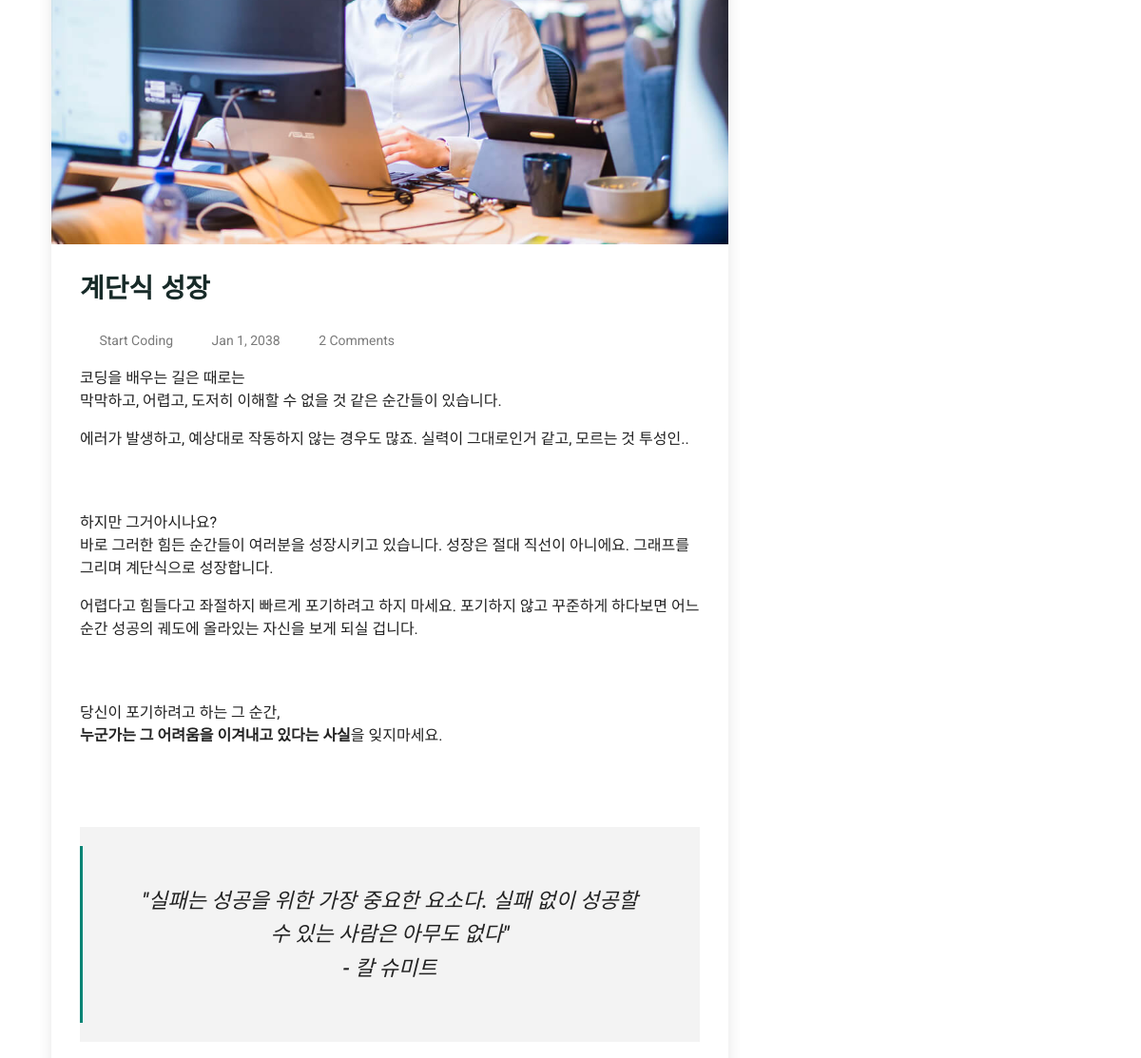
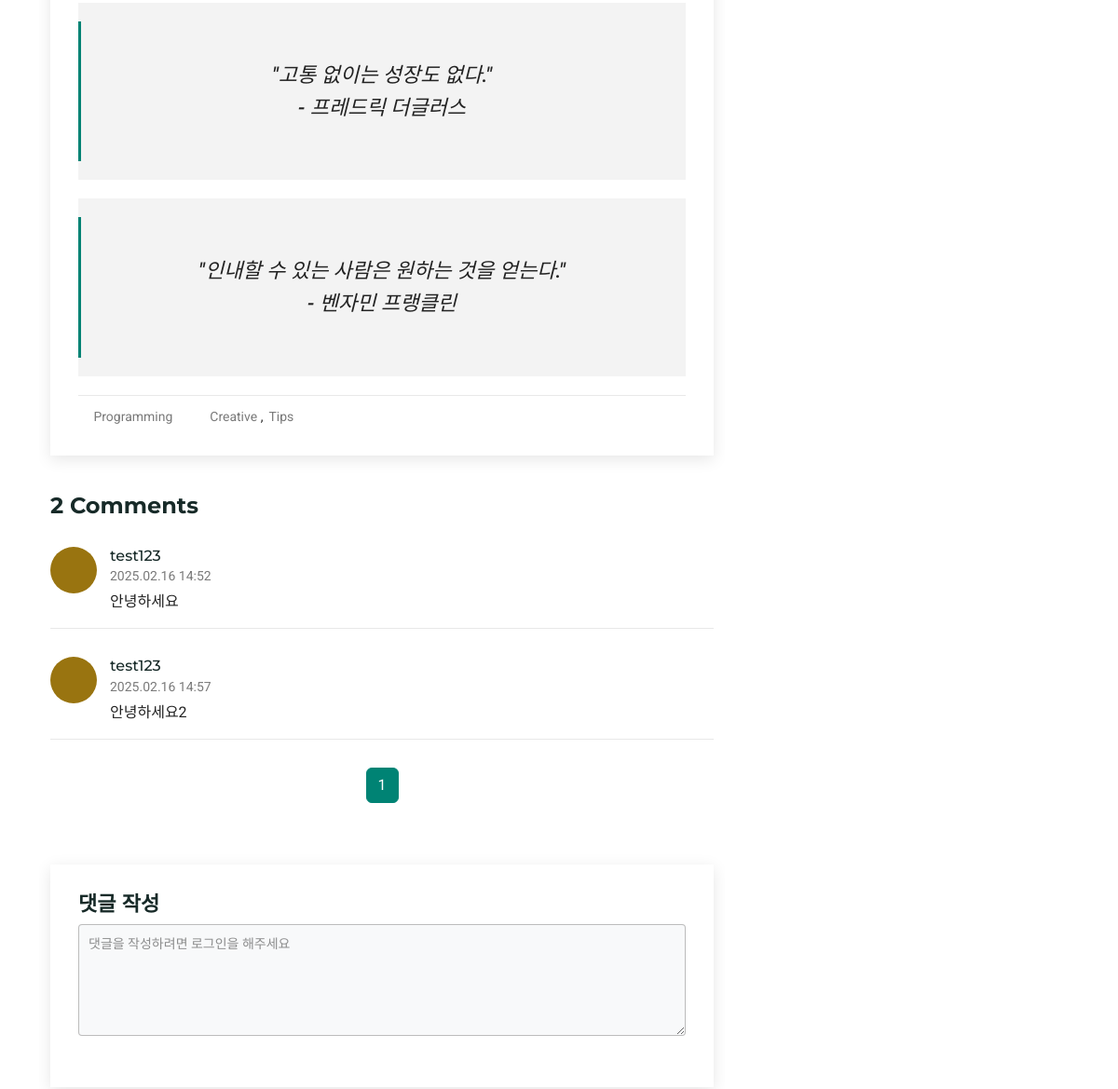
The page /level2 (middle part) on the database as committed earlier (2 pictures, top to bottom).
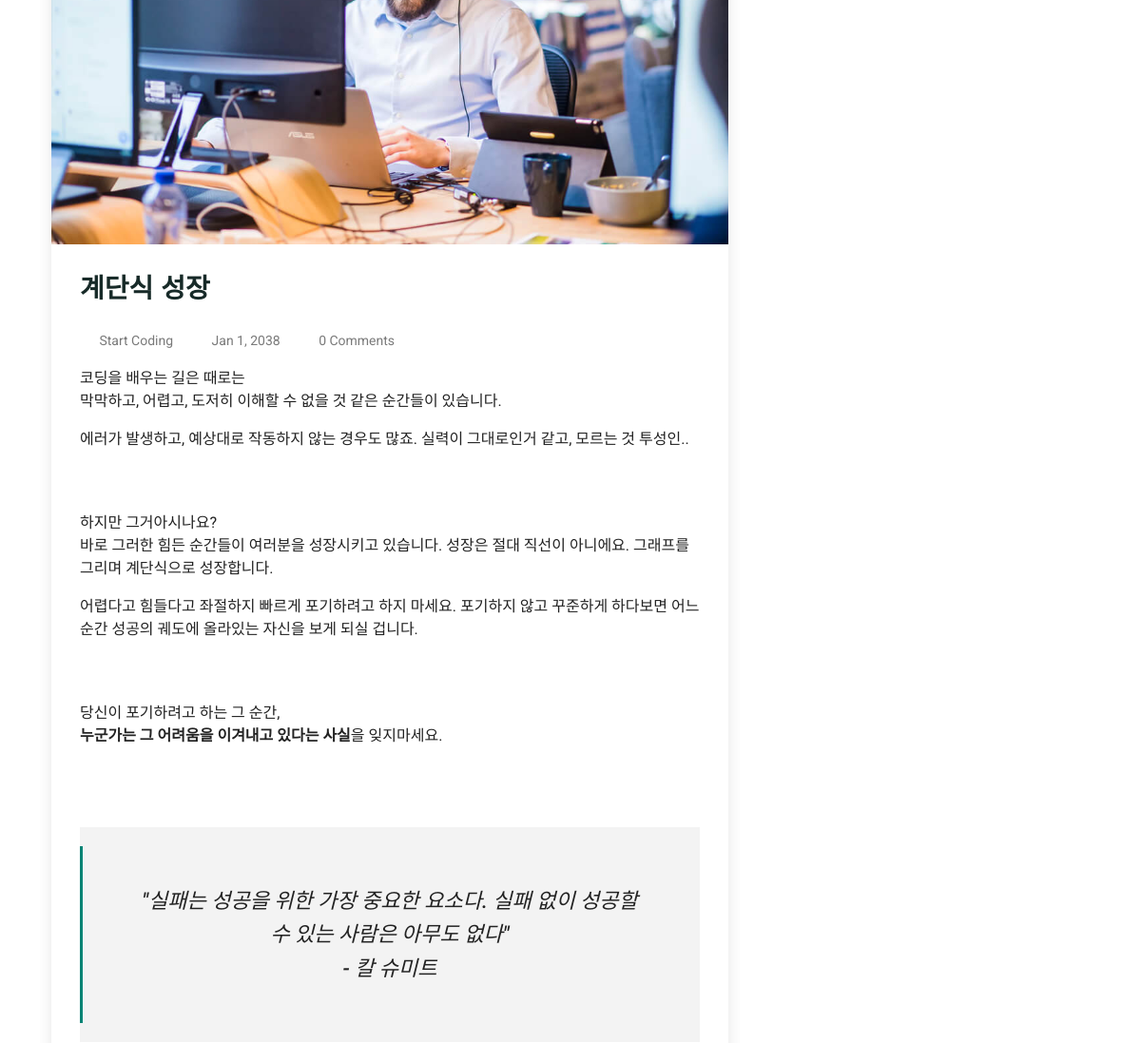
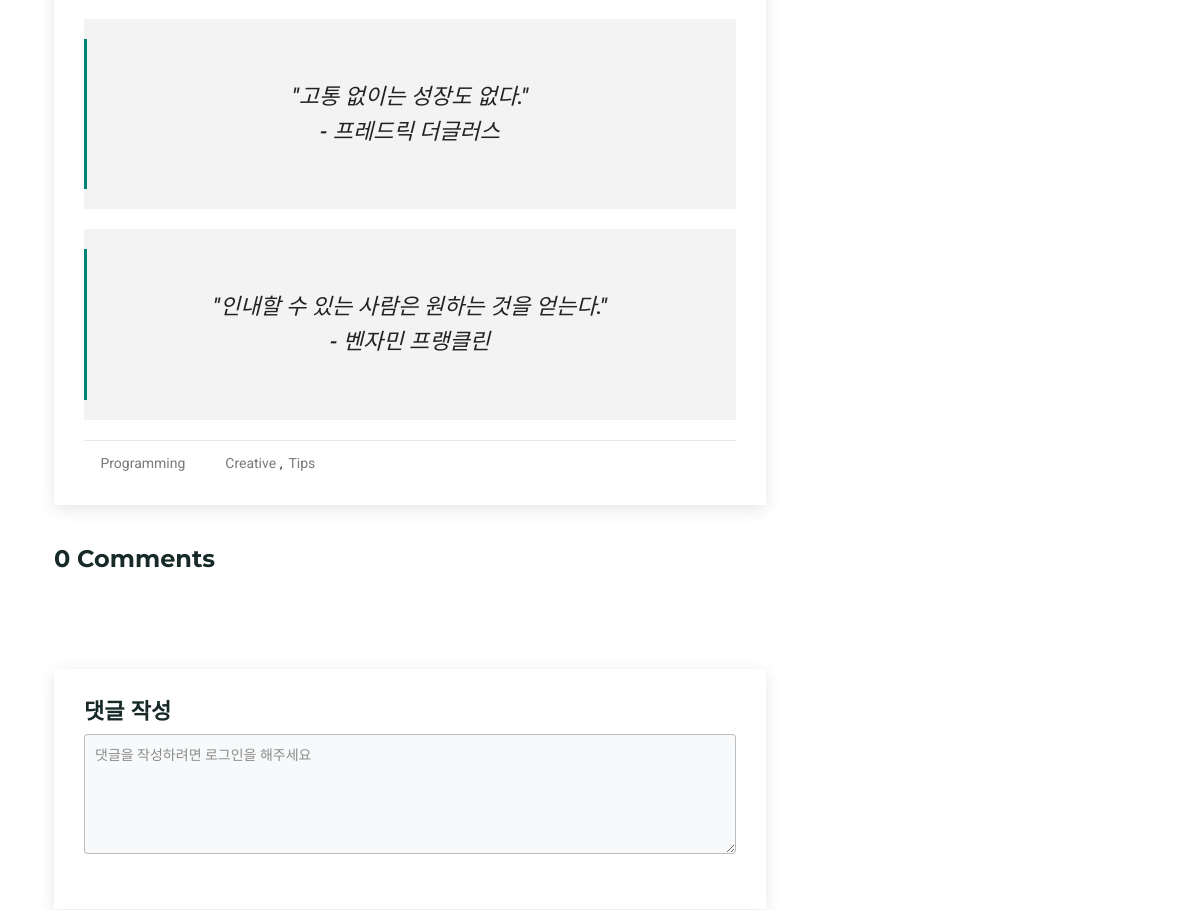
The same page on the database as committed later (2 pictures, top to bottom).
### app/models.py (models this page shows, shortened)
class Comment(db.Model):
    id = db.Column(db.Integer, primary_key=True)
    content = db.Column(db.Text, nullable=False)
    user_id = db.Column(db.Integer, db.ForeignKey('user.id'), nullable=False)
    created_at = db.Column(db.DateTime, default=lambda: datetime.now(ZoneInfo("Asia/Seoul")))  # 한국 시간 기준

class User(UserMixin, db.Model):
    id = db.Column(db.Integer, primary_key=True)
    username = db.Column(db.String(64), unique=True, nullable=False)
    password_hash = db.Column(db.String(128), nullable=False)
    color = db.Column(db.String(7), default="#000000")
    comments = db.relationship('Comment', backref='author', lazy='dynamic')

### app/routes.py (the view)
@app.route('/level2')
def level2():
    page = request.args.get('page', 1, type=int)
    comments_query = Comment.query.order_by(Comment.created_at.asc())
    comments = comments_query.paginate(page=page, per_page=20)
    comment_form = CommentForm()
    edit_form = EditCommentForm()
    delete_form = DeleteForm()
    return render_template('level2.html', comments=comments, form=comment_form, edit_form=edit_form, delete_form=delete_form)

### app/forms.py
class CommentForm(FlaskForm):
    class Meta:
        csrf = False  # CSRF 보호 비활성화
    content = TextAreaField(
        '댓글',
        validators=[
            DataRequired(message='댓글 내용을 입력해주세요.'),
            Length(min=1, max=1000, message='댓글은 1자 이상, 1000자 이하로 입력해주세요.')
        ],
        render_kw={"placeholder": "댓글을 입력하세요"}
    )
    submit = SubmitField('등록하기')

class EditCommentForm(FlaskForm):
    content = TextAreaField(
        '댓글 수정',
        validators=[
            DataRequired(message='댓글 내용을 입력해주세요.'),
            Length(min=1, max=1000, message='댓글은 1자 이상, 1000자 이하로 입력해주세요.')
        ],
        render_kw={"placeholder": "댓글을 수정하세요"}
    )
    submit = SubmitField('수정')

### app/templates/level2.html (shortened to what this page needs)
{% extends "main_base.html" %}
{% block content %}
<main class="main">
  <div class="container">
    <div class="row">
      <div class="col-lg-8">
        <section id="blog-details" class="blog-details section">
          <div class="container">
            <article class="article">
              <div class="post-img">
                <img src="assets/img/blog/blog-1.jpg" alt="" class="img-fluid">
              </div>
              <h2 class="title">계단식 성장</h2>
              <div class="meta-top">
                <ul>
                  <li class="d-flex align-items-center"><i class="bi bi-person"></i> <a href="#">Start Coding</a></li>
                  <li class="d-flex align-items-center"><i class="bi bi-clock"></i> <a href="#"><time
                        datetime="2038-01-01">Jan 1, 2038</time></a></li>
                  <li class="d-flex align-items-center"><i class="bi bi-chat-dots"></i> <a href="#">{{
                      comments.total }}
                      Comments</a></li>
                </ul>
              </div>
              <div class="content">
                <p>
                  코딩을 배우는 길은 때로는 <br>막막하고, 어렵고, 도저히 이해할 수 없을 것 같은 순간들이 있습니다.
                </p>
                <p>
                  에러가 발생하고, 예상대로 작동하지 않는 경우도 많죠. 실력이 그대로인거 같고, 모르는 것 투성인..
                </p><br><br>
                <p>
                  하지만 그거아시나요? <br>바로 그러한 힘든 순간들이 여러분을 성장시키고 있습니다. 성장은 절대 직선이 아니에요. 그래프를 그리며 계단식으로 성장합니다.
                </p>
                <p>
                  어렵다고 힘들다고 좌절하지 빠르게 포기하려고 하지 마세요. 포기하지 않고 꾸준하게 하다보면 어느순간 성공의 궤도에
                  올라있는 자신을 보게 되실 겁니다.
                </p><br><br>
                <p>
                  당신이 포기하려고 하는 그 순간,<br> <b>누군가는 그 어려움을 이겨내고 있다는 사실</b>을 잊지마세요.
                </p><br><br>
                <blockquote>
                  <p>
                    "실패는 성공을 위한 가장 중요한 요소다. 실패 없이 성공할 수 있는 사람은 아무도 없다" <br>- 칼 슈미트
                  </p>
                </blockquote>
                <blockquote>
                  <p>
                    "고통 없이는 성장도 없다." <br>- 프레드릭 더글러스
                  </p>
                </blockquote>
                <blockquote>
                  <p>
                    "인내할 수 있는 사람은 원하는 것을 얻는다." <br>- 벤자민 프랭클린
                  </p>
                </blockquote>
              </div>
              <div class="meta-bottom">
                <i class="bi bi-folder"></i>
                <ul class="cats">
                  <li><a href="#">Programming</a></li>
                </ul>
                <i class="bi bi-tags"></i>
                <ul class="tags">
                  <li><a href="#">Creative</a></li>
                  <li><a href="#">Tips</a></li>
                </ul>
              </div>
            </article>
          </div>
        </section>
        <section id="blog-comments" class="blog-comments section">
          <div class="container">
            <h4 class="comments-count">{{ comments.total }} Comments</h4>
            {% for comment in comments.items %}
            <div id="comment-{{ comment.id }}" class="comment">
              <div class="d-flex">
                <div class="comment-img">
                  <span style="background-color: {{ comment.author.color }};"></span>
                </div>
                <div>
                  <h5 class="comment-name">{{ comment.author.username }}</h5>
                  <time class="comment-date">{{ comment.created_at.strftime('%Y.%m.%d %H:%M') }}</time>
                  <p class="comment-text">{{ comment.content }}</p>
                </div>
              </div>
            </div>
            {% endfor %}
            <nav aria-label="Page navigation">
              <ul class="pagination">
                {% for page_num in comments.iter_pages() %}
                <li class="page-item {% if page_num == comments.page %}active{% endif %}">
                  <a class="page-link" href="{{ url_for('level2', page=page_num) }}">{{ page_num }}</a>
                </li>
                {% endfor %}
              </ul>
            </nav>
          </div>
        </section>
        <section id="comment-form" class="comment-form section">
          <div class="container">
            {% if current_user.is_authenticated %}
            <form id="new-comment-form" action="{{ url_for('new_comment') }}" method="POST">
              <h4>댓글 작성</h4>
              <div class="row">
                <div class="col form-group">
                  {{ form.content(class="form-control", rows="3") }}
                </div>
              </div>
              <div class="text-center">
                {{ form.submit(class="btn btn-primary mt-2") }}
              </div>
            </form>
            {% else %}
            <form id="new-comment-form" action="#" method="POST">
              <h4>댓글 작성</h4>
              <div class="row">
                <div class="col form-group">
                  <textarea name="comment" class="form-control clickable-textarea" placeholder="댓글을 작성하려면 로그인을 해주세요"
                    onclick="redirectToLogin()" readonly></textarea>
                </div>
              </div>
            </form>
            {% endif %}
          </div>
        </section>
      </div>
    </div>
  </div>
</main>
{% endblock %}

### app/templates/main_base.html (shortened to what this page needs)
<!DOCTYPE html>
<html lang="en">
<head>
    <link href="{{ url_for('static', filename='assets/vendor/bootstrap/css/bootstrap.min.css') }}" rel="stylesheet">
    <link href="{{ url_for('static', filename='assets/vendor/bootstrap-icons/bootstrap-icons.css') }}" rel="stylesheet">
    <link href="{{ url_for('static', filename='assets/vendor/aos/aos.css') }}" rel="stylesheet">
    <link href="{{ url_for('static', filename='assets/vendor/glightbox/css/glightbox.min.css') }}" rel="stylesheet">
    <link href="{{ url_for('static', filename='assets/vendor/swiper/swiper-bundle.min.css') }}" rel="stylesheet">
    <link href="https://cdnjs.cloudflare.com/ajax/libs/font-awesome/6.7.2/css/all.min.css" rel="stylesheet">
    <link href="{{ url_for('static', filename='assets/css/main.css') }}" rel="stylesheet">
</head>
<body class="index-page">
    {% block content %}{% endblock %}
</body>
</html>

### app/static/assets/css/main.css (style rules this page uses)
:root { --default-font: "Roboto", system-ui, -apple-system, "Segoe UI", Roboto, "Helvetica Neue", Arial, "Noto Sans", "Liberation Sans", sans-serif, "Apple Color Emoji", "Segoe UI Emoji", "Segoe UI Symbol", "Noto Color Emoji"; --heading-font: "Montserrat", sans-serif; --nav-font: "Poppins", sans-serif; }
:root { --background-color: #ffffff; --default-color: #222222; --heading-color: #172a28; --accent-color: #008374; --surface-color: #ffffff; --contrast-color: #ffffff; }
:root { --nav-color: #ffffff; --nav-hover-color: #008374; --nav-mobile-background-color: #ffffff; --nav-dropdown-background-color: #ffffff; --nav-dropdown-color: #01433c; --nav-dropdown-hover-color: #008374; }
:root { scroll-behavior: smooth; }
body { color: var(--default-color); background-color: var(--background-color); font-family: var(--default-font); }
a { color: var(--accent-color); text-decoration: none; transition: 0.3s; }
h1, h2, h3, h4, h5, h6 { color: var(--heading-color); font-family: var(--heading-font); }
section, .section { color: var(--default-color); background-color: var(--background-color); padding: 60px 0; scroll-margin-top: 112px; overflow: clip; }
.blog-details { padding-bottom: 30px; }
.blog-details .article { background-color: var(--surface-color); padding: 30px; box-shadow: 0 4px 16px rgba(0, 0, 0, 0.1); }
.blog-details .post-img { margin: -30px -30px 20px -30px; overflow: hidden; }
.blog-details .title { color: var(--heading-color); font-size: 28px; font-weight: 700; padding: 0; margin: 30px 0; }
.blog-details .content { margin-top: 20px; }
.blog-details .content blockquote { overflow: hidden; background-color: color-mix(in srgb, var(--default-color), transparent 95%); padding: 60px; position: relative; text-align: center; margin: 20px 0; }
.blog-details .content blockquote p { color: var(--default-color); line-height: 1.6; margin-bottom: 0; font-style: italic; font-weight: 500; font-size: 22px; }
.blog-details .content blockquote:after { content: ""; position: absolute; left: 0; top: 0; bottom: 0; width: 3px; background-color: var(--accent-color); margin-top: 20px; margin-bottom: 20px; }
.blog-details .meta-top { margin-top: 20px; color: color-mix(in srgb, var(--default-color), transparent 40%); }
.blog-details .meta-top ul { display: flex; flex-wrap: wrap; list-style: none; align-items: center; padding: 0; margin: 0; }
.blog-details .meta-top ul li+li { padding-left: 20px; }
.blog-details .meta-top i { font-size: 16px; margin-right: 8px; line-height: 0; color: color-mix(in srgb, var(--default-color), transparent 40%); }
.blog-details .meta-top a { color: color-mix(in srgb, var(--default-color), transparent 40%); font-size: 14px; display: inline-block; line-height: 1; }
.blog-details .meta-bottom { padding-top: 10px; border-top: 1px solid color-mix(in srgb, var(--default-color), transparent 90%); }
.blog-details .meta-bottom i { color: color-mix(in srgb, var(--default-color), transparent 40%); display: inline; }
.blog-details .meta-bottom a { color: color-mix(in srgb, var(--default-color), transparent 40%); transition: 0.3s; }
.blog-details .meta-bottom .cats { list-style: none; display: inline; padding: 0 20px 0 0; font-size: 14px; }
.blog-details .meta-bottom .cats li { display: inline-block; }
.blog-details .meta-bottom .tags { list-style: none; display: inline; padding: 0; font-size: 14px; }
.blog-details .meta-bottom .tags li { display: inline-block; }
.blog-details .meta-bottom .tags li+li::before { padding-right: 6px; color: var(--default-color); content: ","; }
.blog-comments { padding: 10px 0; }
.blog-comments .comments-count { font-weight: bold; }
.blog-comments nav { margin-top: 30px; display: flex; justify-content: center; }
.comment-form { padding-top: 10px; }
.comment-form form { background-color: var(--surface-color); margin-top: 30px; padding: 30px; box-shadow: 0 4px 16px rgba(0, 0, 0, 0.1); }
.comment-form form h4 { font-weight: bold; font-size: 22px; }
.comment-form form textarea { background-color: var(--surface-color); color: var(--default-color); border: 1px solid color-mix(in srgb, var(--default-color), transparent 70%); border-radius: 4px; padding: 10px 10px; font-size: 14px; height: 120px; }
.comment-form form textarea::placeholder { color: color-mix(in srgb, var(--default-color), transparent 50%); }
.comment-form form .clickable-textarea { cursor: pointer; background-color: #f8f9fa; }
.comment-form form .form-group { margin-bottom: 25px; }

Rows that differ between the two databases and show on the page:
removed Comment: author.username "test123", created_at "2025.02.16 14:52", content "안녕하세요"
removed Comment: author.username "test123", created_at "2025.02.16 14:57", content "안녕하세요2"
Other text that changed with them:
{{ comments.total }}: "2" → "0"
list line gone: "1"
